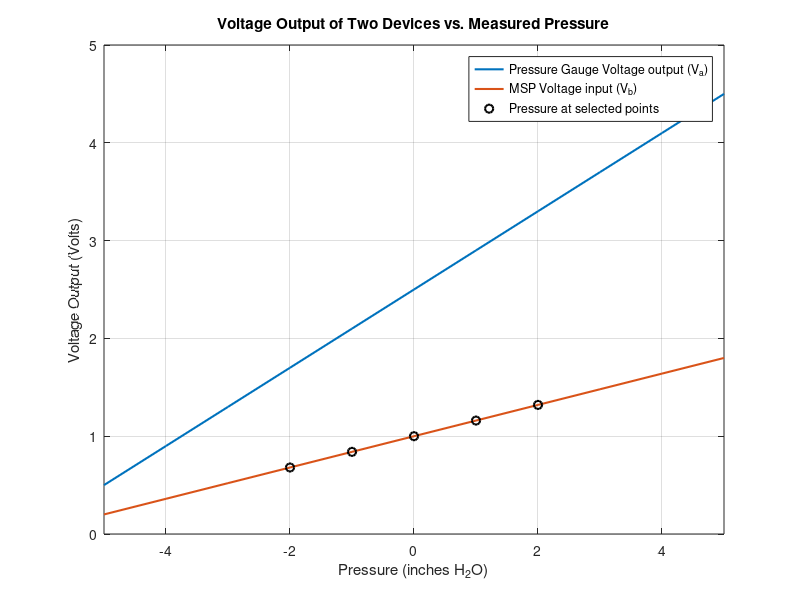

Reproduce this figure in MATLAB.
%% ME 4005 Lab 6 Prelab
% Sam Kramer                                                    16 Apr 2022
% This is the work and the plot data for the two different calibration
% plots for Lab 6 Prelab
% Will return:
%               1. 1 graph with the 2 calibration curves for both the
%               pressure gauge equation and the voltage divider equation as
%               well as selected points at Pmeasured = -2,-1,0,1,2 inches
%               H20
%
% The experimental setup looks like:
%                                                ____________________
%                     ___________               |       MSP432       |
%        ____________|           |______________|__o SV Termial      |
%       |            |  Pressure |       _______|___[] Channel 1     |
%       |            |   Gauge   |      | |     |   [] Channel 2     |
%       |          __|___________|      | |     |   [] Channel 3     |
%       |         |                     | |     |   [] Channel 4     |
%       |        Vin                    | |     | o ground           |
%       |         |_______              | |     |_|__________________|
%       |                 |             | |       |
%       |                 R1            | |       |
%       |                 |_____Vout____| |       |
%       |                 R2              |       |
%       |                 |_______________|       |
%       |                                         |
%       |_________________________________________|

%%%%%%%%%%%%%%%%%%%%%%%%%%%%%%%%% Work %%%%%%%%%%%%%%%%%%%%%%%%%%%%%%%%%%%%

% -- Set up
clear; clc; format compact; close all;

% -- Parameters
Vmax = 4.5;         % Max voltage output from pressure gauge(Volts)
Vmin = 0.5;         % Min voltage input from pressure gauge(Volts)
Pmax = 5;           % Max pressure reading (in H2O)
Pmin = -5;          % Min pressure reading (in H2O)
R1 = 1800;          % Voltage divider resistance 1 (Ohms)
R2 = 1200;          % Voltage divider resistance 2 (Ohms)
P = -5:1:5;         % Pressure Vector (in H2O)

% -- Pressure gauge equation Va
    % This is the voltage generated from the pressure gauge reading the
    % pressure differential in the pitot tube
    % Follows equation:
    %   Vout = ((Vmax - Vmin)/(Pmax - Pmin))*(P - Pmin) + Vmin
Va = ((Vmax - Vmin)/(Pmax - Pmin))*(P - Pmin) + Vmin;

% -- Voltage divider equation Vb
    % This will be the voltage output that will be input into the MSP432
    % and then compiled in the data files.
    % Follows equation: 
    %   Vout = (Vin * R2) / (R1 + R2)
Vb = (Va*R2)/(R1 + R2);

% -- Voltage calibration plots
plot(P,Va,'Linewidth',1.5)
    hold on
plot(P,Vb,'Linewidth',1.5)
    hold on
    grid on
    xlim([-5 5])
    ylim([0 5])
    xlabel('Pressure (inches H_2O)')
    ylabel('Voltage Output (Volts)')
    title('Voltage Output of Two Devices vs. Measured Pressure')
    
% -- Voltge at specified positions
V = Vb(1,4:8);
P2 = -2:2;
plot(P2,V,'ko','Linewidth',1.5)
    hold on
    legend('Pressure Gauge Voltage output (V_a)','MSP Voltage input (V_b)','Pressure at selected points')
poly = polyfit(P,Vb,1);
    
    % In inches H2O
slope = poly(1);
fprintf('The value of the slope is %3.3f (V/In-H2O) \n',slope)

    % In Pascals
slope = slope / 249;
fprintf('The value of the slope is %3.5f V/Pa \n',slope)

    
    
    
    
